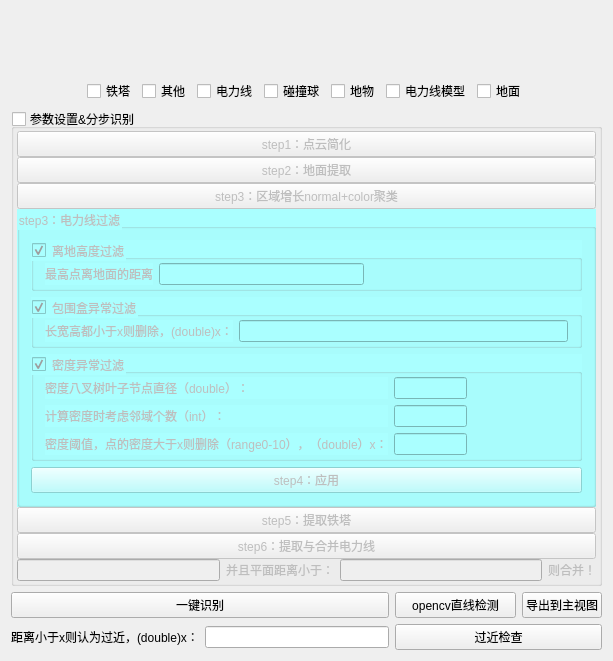
<?xml version="1.0" encoding="UTF-8"?>
<ui version="4.0">
 <class>QPowerLineClassification</class>
 <widget class="QSubDialogBase" name="QPowerLineClassification">
  <property name="geometry">
   <rect>
    <x>0</x>
    <y>0</y>
    <width>613</width>
    <height>661</height>
   </rect>
  </property>
  <property name="windowTitle">
   <string>电力线识别</string>
  </property>
  <layout class="QGridLayout" name="gridLayout" rowstretch="1,0,0,0,0,0" columnstretch="0,0,0,0,0,0,0,0,0" columnminimumwidth="0,0,0,0,0,0,0,0,0">
   <item row="4" column="6" colspan="2">
    <widget class="QPushButton" name="pushButton_10">
     <property name="sizePolicy">
      <sizepolicy hsizetype="Minimum" vsizetype="Maximum">
       <horstretch>0</horstretch>
       <verstretch>0</verstretch>
      </sizepolicy>
     </property>
     <property name="text">
      <string>opencv直线检测</string>
     </property>
     <property name="default">
      <bool>false</bool>
     </property>
     <property name="flat">
      <bool>false</bool>
     </property>
    </widget>
   </item>
   <item row="5" column="6" colspan="3">
    <widget class="QPushButton" name="pushButton_8">
     <property name="sizePolicy">
      <sizepolicy hsizetype="Minimum" vsizetype="Maximum">
       <horstretch>0</horstretch>
       <verstretch>0</verstretch>
      </sizepolicy>
     </property>
     <property name="text">
      <string>过近检查</string>
     </property>
     <property name="default">
      <bool>false</bool>
     </property>
     <property name="flat">
      <bool>false</bool>
     </property>
    </widget>
   </item>
   <item row="4" column="0" colspan="6">
    <widget class="QPushButton" name="pushButton">
     <property name="sizePolicy">
      <sizepolicy hsizetype="Minimum" vsizetype="Maximum">
       <horstretch>0</horstretch>
       <verstretch>0</verstretch>
      </sizepolicy>
     </property>
     <property name="text">
      <string>一键识别</string>
     </property>
     <property name="default">
      <bool>false</bool>
     </property>
     <property name="flat">
      <bool>false</bool>
     </property>
    </widget>
   </item>
   <item row="4" column="8">
    <widget class="QPushButton" name="pushButton_5">
     <property name="sizePolicy">
      <sizepolicy hsizetype="Minimum" vsizetype="Maximum">
       <horstretch>0</horstretch>
       <verstretch>0</verstretch>
      </sizepolicy>
     </property>
     <property name="text">
      <string>导出到主视图</string>
     </property>
     <property name="default">
      <bool>false</bool>
     </property>
     <property name="flat">
      <bool>false</bool>
     </property>
    </widget>
   </item>
   <item row="5" column="0" colspan="3">
    <widget class="QLabel" name="label">
     <property name="text">
      <string>距离小于x则认为过近，(double)x：</string>
     </property>
    </widget>
   </item>
   <item row="5" column="3" colspan="3">
    <widget class="QLineEdit" name="lineEdit_7"/>
   </item>
   <item row="3" column="0" colspan="9">
    <widget class="QGroupBox" name="groupBox_5">
     <property name="sizePolicy">
      <sizepolicy hsizetype="Preferred" vsizetype="Preferred">
       <horstretch>0</horstretch>
       <verstretch>0</verstretch>
      </sizepolicy>
     </property>
     <property name="title">
      <string>参数设置&amp;&amp;分步识别</string>
     </property>
     <property name="flat">
      <bool>false</bool>
     </property>
     <property name="checkable">
      <bool>true</bool>
     </property>
     <property name="checked">
      <bool>false</bool>
     </property>
     <layout class="QGridLayout" name="gridLayout_5">
      <property name="leftMargin">
       <number>3</number>
      </property>
      <property name="topMargin">
       <number>2</number>
      </property>
      <property name="rightMargin">
       <number>3</number>
      </property>
      <property name="bottomMargin">
       <number>2</number>
      </property>
      <property name="spacing">
       <number>0</number>
      </property>
      <item row="3" column="0">
       <widget class="QGroupBox" name="groupBox_4">
        <property name="sizePolicy">
         <sizepolicy hsizetype="Preferred" vsizetype="Maximum">
          <horstretch>0</horstretch>
          <verstretch>0</verstretch>
         </sizepolicy>
        </property>
        <property name="styleSheet">
         <string notr="true">background-color: rgb(170, 255, 255);
border-color: rgb(0, 0, 127);</string>
        </property>
        <property name="title">
         <string>step3：电力线过滤</string>
        </property>
        <layout class="QGridLayout" name="gridLayout_7">
         <item row="4" column="0">
          <widget class="QPushButton" name="pushButton_4">
           <property name="text">
            <string>step4：应用</string>
           </property>
          </widget>
         </item>
         <item row="2" column="0">
          <widget class="QGroupBox" name="groupBox_2">
           <property name="sizePolicy">
            <sizepolicy hsizetype="Preferred" vsizetype="Preferred">
             <horstretch>0</horstretch>
             <verstretch>0</verstretch>
            </sizepolicy>
           </property>
           <property name="title">
            <string>包围盒异常过滤</string>
           </property>
           <property name="flat">
            <bool>false</bool>
           </property>
           <property name="checkable">
            <bool>true</bool>
           </property>
           <layout class="QGridLayout" name="gridLayout_3">
            <property name="sizeConstraint">
             <enum>QLayout::SetDefaultConstraint</enum>
            </property>
            <property name="topMargin">
             <number>3</number>
            </property>
            <property name="bottomMargin">
             <number>3</number>
            </property>
            <property name="verticalSpacing">
             <number>6</number>
            </property>
            <item row="0" column="0">
             <widget class="QLabel" name="label_11">
              <property name="text">
               <string>长宽高都小于x则删除，(double)x：</string>
              </property>
             </widget>
            </item>
            <item row="0" column="1">
             <widget class="QLineEdit" name="lineEdit_9"/>
            </item>
           </layout>
           <zorder>lineEdit_9</zorder>
           <zorder>label_11</zorder>
          </widget>
         </item>
         <item row="1" column="0">
          <widget class="QGroupBox" name="groupBox">
           <property name="sizePolicy">
            <sizepolicy hsizetype="Preferred" vsizetype="Preferred">
             <horstretch>0</horstretch>
             <verstretch>0</verstretch>
            </sizepolicy>
           </property>
           <property name="title">
            <string>离地高度过滤</string>
           </property>
           <property name="flat">
            <bool>false</bool>
           </property>
           <property name="checkable">
            <bool>true</bool>
           </property>
           <property name="checked">
            <bool>true</bool>
           </property>
           <layout class="QGridLayout" name="gridLayout_2">
            <property name="sizeConstraint">
             <enum>QLayout::SetDefaultConstraint</enum>
            </property>
            <property name="topMargin">
             <number>3</number>
            </property>
            <property name="bottomMargin">
             <number>3</number>
            </property>
            <property name="verticalSpacing">
             <number>6</number>
            </property>
            <item row="0" column="1">
             <widget class="QLineEdit" name="lineEdit_2"/>
            </item>
            <item row="0" column="2">
             <spacer name="horizontalSpacer_5">
              <property name="orientation">
               <enum>Qt::Horizontal</enum>
              </property>
              <property name="sizeHint" stdset="0">
               <size>
                <width>79</width>
                <height>20</height>
               </size>
              </property>
             </spacer>
            </item>
            <item row="0" column="0">
             <widget class="QLabel" name="label_3">
              <property name="text">
               <string>最高点离地面的距离&lt;x则删除，（double）x：</string>
              </property>
             </widget>
            </item>
           </layout>
          </widget>
         </item>
         <item row="3" column="0">
          <widget class="QGroupBox" name="groupBox_3">
           <property name="sizePolicy">
            <sizepolicy hsizetype="Preferred" vsizetype="Preferred">
             <horstretch>0</horstretch>
             <verstretch>0</verstretch>
            </sizepolicy>
           </property>
           <property name="title">
            <string>密度异常过滤</string>
           </property>
           <property name="flat">
            <bool>false</bool>
           </property>
           <property name="checkable">
            <bool>true</bool>
           </property>
           <layout class="QGridLayout" name="gridLayout_4">
            <property name="sizeConstraint">
             <enum>QLayout::SetDefaultConstraint</enum>
            </property>
            <property name="topMargin">
             <number>3</number>
            </property>
            <property name="bottomMargin">
             <number>3</number>
            </property>
            <property name="verticalSpacing">
             <number>6</number>
            </property>
            <item row="2" column="0">
             <widget class="QLabel" name="label_4">
              <property name="text">
               <string>密度阈值，点的密度大于x则删除（range0-10），（double）x：</string>
              </property>
             </widget>
            </item>
            <item row="2" column="1">
             <widget class="QLineEdit" name="lineEdit"/>
            </item>
            <item row="2" column="2">
             <spacer name="horizontalSpacer_4">
              <property name="orientation">
               <enum>Qt::Horizontal</enum>
              </property>
              <property name="sizeHint" stdset="0">
               <size>
                <width>136</width>
                <height>20</height>
               </size>
              </property>
             </spacer>
            </item>
            <item row="1" column="2">
             <spacer name="horizontalSpacer_8">
              <property name="orientation">
               <enum>Qt::Horizontal</enum>
              </property>
              <property name="sizeHint" stdset="0">
               <size>
                <width>136</width>
                <height>20</height>
               </size>
              </property>
             </spacer>
            </item>
            <item row="1" column="1">
             <widget class="QLineEdit" name="lineEdit_10"/>
            </item>
            <item row="1" column="0">
             <widget class="QLabel" name="label_12">
              <property name="text">
               <string>计算密度时考虑邻域个数（int）：</string>
              </property>
             </widget>
            </item>
            <item row="0" column="0">
             <widget class="QLabel" name="label_13">
              <property name="text">
               <string>密度八叉树叶子节点直径（double）：</string>
              </property>
             </widget>
            </item>
            <item row="0" column="1">
             <widget class="QLineEdit" name="lineEdit_11"/>
            </item>
            <item row="0" column="2">
             <spacer name="horizontalSpacer_9">
              <property name="orientation">
               <enum>Qt::Horizontal</enum>
              </property>
              <property name="sizeHint" stdset="0">
               <size>
                <width>136</width>
                <height>20</height>
               </size>
              </property>
             </spacer>
            </item>
           </layout>
          </widget>
         </item>
        </layout>
       </widget>
      </item>
      <item row="6" column="0">
       <layout class="QHBoxLayout" name="horizontalLayout">
        <item>
         <widget class="QLineEdit" name="lineEdit_6"/>
        </item>
        <item>
         <widget class="QLabel" name="label_2">
          <property name="text">
           <string>并且平面距离小于：</string>
          </property>
         </widget>
        </item>
        <item>
         <widget class="QLineEdit" name="lineEdit_5"/>
        </item>
        <item>
         <widget class="QLabel" name="label_7">
          <property name="text">
           <string>则合并！</string>
          </property>
         </widget>
        </item>
       </layout>
      </item>
      <item row="0" column="0">
       <widget class="QPushButton" name="pushButton_9">
        <property name="sizePolicy">
         <sizepolicy hsizetype="Minimum" vsizetype="Maximum">
          <horstretch>0</horstretch>
          <verstretch>0</verstretch>
         </sizepolicy>
        </property>
        <property name="text">
         <string>step1：点云简化</string>
        </property>
       </widget>
      </item>
      <item row="2" column="0">
       <widget class="QPushButton" name="pushButton_3">
        <property name="sizePolicy">
         <sizepolicy hsizetype="Minimum" vsizetype="Maximum">
          <horstretch>0</horstretch>
          <verstretch>0</verstretch>
         </sizepolicy>
        </property>
        <property name="text">
         <string>step3：区域增长normal+color聚类</string>
        </property>
       </widget>
      </item>
      <item row="1" column="0">
       <widget class="QPushButton" name="pushButton_2">
        <property name="sizePolicy">
         <sizepolicy hsizetype="Minimum" vsizetype="Maximum">
          <horstretch>0</horstretch>
          <verstretch>0</verstretch>
         </sizepolicy>
        </property>
        <property name="text">
         <string>step2：地面提取</string>
        </property>
       </widget>
      </item>
      <item row="5" column="0">
       <widget class="QPushButton" name="pushButton_7">
        <property name="text">
         <string>step6：提取与合并电力线</string>
        </property>
       </widget>
      </item>
      <item row="4" column="0">
       <widget class="QPushButton" name="pushButton_6">
        <property name="text">
         <string>step5：提取铁塔</string>
        </property>
       </widget>
      </item>
     </layout>
    </widget>
   </item>
   <item row="0" column="0" colspan="9">
    <widget class="QRendView" name="widget" native="true"/>
   </item>
   <item row="1" column="0" colspan="9">
    <layout class="QHBoxLayout" name="horizontalLayout_4">
     <item>
      <spacer name="horizontalSpacer">
       <property name="orientation">
        <enum>Qt::Horizontal</enum>
       </property>
       <property name="sizeHint" stdset="0">
        <size>
         <width>40</width>
         <height>20</height>
        </size>
       </property>
      </spacer>
     </item>
     <item>
      <widget class="QCheckBox" name="checkBox_3">
       <property name="text">
        <string>铁塔</string>
       </property>
      </widget>
     </item>
     <item>
      <widget class="QCheckBox" name="checkBox_5">
       <property name="text">
        <string>其他</string>
       </property>
      </widget>
     </item>
     <item>
      <widget class="QCheckBox" name="checkBox_4">
       <property name="text">
        <string>电力线</string>
       </property>
      </widget>
     </item>
     <item>
      <widget class="QCheckBox" name="checkBox_6">
       <property name="text">
        <string>碰撞球</string>
       </property>
      </widget>
     </item>
     <item>
      <widget class="QCheckBox" name="checkBox_2">
       <property name="text">
        <string>地物</string>
       </property>
      </widget>
     </item>
     <item>
      <widget class="QCheckBox" name="checkBox_7">
       <property name="text">
        <string>电力线模型</string>
       </property>
      </widget>
     </item>
     <item>
      <widget class="QCheckBox" name="checkBox">
       <property name="text">
        <string>地面</string>
       </property>
      </widget>
     </item>
     <item>
      <spacer name="horizontalSpacer_2">
       <property name="orientation">
        <enum>Qt::Horizontal</enum>
       </property>
       <property name="sizeHint" stdset="0">
        <size>
         <width>40</width>
         <height>20</height>
        </size>
       </property>
      </spacer>
     </item>
    </layout>
   </item>
  </layout>
 </widget>
 <layoutdefault spacing="6" margin="11"/>
 <customwidgets>
  <customwidget>
   <class>QRendView</class>
   <extends>QWidget</extends>
   <header>QRendView.h</header>
   <container>1</container>
  </customwidget>
  <customwidget>
   <class>QSubDialogBase</class>
   <extends>QWidget</extends>
   <header>qsubdialogbase.h</header>
   <container>1</container>
  </customwidget>
 </customwidgets>
 <resources/>
 <connections>
  <connection>
   <sender>checkBox_2</sender>
   <signal>clicked(bool)</signal>
   <receiver>QPowerLineClassification</receiver>
   <slot>ShowSelectClass(bool)</slot>
   <hints>
    <hint type="sourcelabel">
     <x>376</x>
     <y>184</y>
    </hint>
    <hint type="destinationlabel">
     <x>185</x>
     <y>604</y>
    </hint>
   </hints>
  </connection>
  <connection>
   <sender>checkBox_5</sender>
   <signal>clicked(bool)</signal>
   <receiver>QPowerLineClassification</receiver>
   <slot>ShowSelectClass(bool)</slot>
   <hints>
    <hint type="sourcelabel">
     <x>193</x>
     <y>184</y>
    </hint>
    <hint type="destinationlabel">
     <x>568</x>
     <y>604</y>
    </hint>
   </hints>
  </connection>
  <connection>
   <sender>checkBox_4</sender>
   <signal>clicked(bool)</signal>
   <receiver>QPowerLineClassification</receiver>
   <slot>ShowSelectClass(bool)</slot>
   <hints>
    <hint type="sourcelabel">
     <x>258</x>
     <y>184</y>
    </hint>
    <hint type="destinationlabel">
     <x>457</x>
     <y>604</y>
    </hint>
   </hints>
  </connection>
  <connection>
   <sender>checkBox_7</sender>
   <signal>clicked(bool)</signal>
   <receiver>QPowerLineClassification</receiver>
   <slot>ShowSelectClass(bool)</slot>
   <hints>
    <hint type="sourcelabel">
     <x>465</x>
     <y>184</y>
    </hint>
    <hint type="destinationlabel">
     <x>420</x>
     <y>647</y>
    </hint>
   </hints>
  </connection>
  <connection>
   <sender>checkBox_3</sender>
   <signal>clicked(bool)</signal>
   <receiver>QPowerLineClassification</receiver>
   <slot>ShowSelectClass(bool)</slot>
   <hints>
    <hint type="sourcelabel">
     <x>140</x>
     <y>184</y>
    </hint>
    <hint type="destinationlabel">
     <x>353</x>
     <y>604</y>
    </hint>
   </hints>
  </connection>
  <connection>
   <sender>checkBox</sender>
   <signal>clicked(bool)</signal>
   <receiver>QPowerLineClassification</receiver>
   <slot>ShowSelectClass(bool)</slot>
   <hints>
    <hint type="sourcelabel">
     <x>518</x>
     <y>184</y>
    </hint>
    <hint type="destinationlabel">
     <x>51</x>
     <y>604</y>
    </hint>
   </hints>
  </connection>
  <connection>
   <sender>checkBox_6</sender>
   <signal>clicked(bool)</signal>
   <receiver>QPowerLineClassification</receiver>
   <slot>ShowSelectClass(bool)</slot>
   <hints>
    <hint type="sourcelabel">
     <x>323</x>
     <y>184</y>
    </hint>
    <hint type="destinationlabel">
     <x>597</x>
     <y>604</y>
    </hint>
   </hints>
  </connection>
  <connection>
   <sender>pushButton_3</sender>
   <signal>clicked()</signal>
   <receiver>QPowerLineClassification</receiver>
   <slot>QuyuzengzhangNormalAndColor()</slot>
   <hints>
    <hint type="sourcelabel">
     <x>491</x>
     <y>277</y>
    </hint>
    <hint type="destinationlabel">
     <x>612</x>
     <y>191</y>
    </hint>
   </hints>
  </connection>
  <connection>
   <sender>pushButton_4</sender>
   <signal>clicked()</signal>
   <receiver>QPowerLineClassification</receiver>
   <slot>GroundObjectFilter()</slot>
   <hints>
    <hint type="sourcelabel">
     <x>221</x>
     <y>512</y>
    </hint>
    <hint type="destinationlabel">
     <x>612</x>
     <y>545</y>
    </hint>
   </hints>
  </connection>
  <connection>
   <sender>pushButton_9</sender>
   <signal>clicked()</signal>
   <receiver>QPowerLineClassification</receiver>
   <slot>Simplify()</slot>
   <hints>
    <hint type="sourcelabel">
     <x>407</x>
     <y>231</y>
    </hint>
    <hint type="destinationlabel">
     <x>612</x>
     <y>181</y>
    </hint>
   </hints>
  </connection>
  <connection>
   <sender>pushButton_7</sender>
   <signal>clicked()</signal>
   <receiver>QPowerLineClassification</receiver>
   <slot>ExtractPowerLine()</slot>
   <hints>
    <hint type="sourcelabel">
     <x>599</x>
     <y>568</y>
    </hint>
    <hint type="destinationlabel">
     <x>612</x>
     <y>568</y>
    </hint>
   </hints>
  </connection>
  <connection>
   <sender>pushButton_2</sender>
   <signal>clicked()</signal>
   <receiver>QPowerLineClassification</receiver>
   <slot>ExtractGround()</slot>
   <hints>
    <hint type="sourcelabel">
     <x>434</x>
     <y>254</y>
    </hint>
    <hint type="destinationlabel">
     <x>612</x>
     <y>169</y>
    </hint>
   </hints>
  </connection>
  <connection>
   <sender>pushButton_6</sender>
   <signal>clicked()</signal>
   <receiver>QPowerLineClassification</receiver>
   <slot>ExtractTower()</slot>
   <hints>
    <hint type="sourcelabel">
     <x>599</x>
     <y>545</y>
    </hint>
    <hint type="destinationlabel">
     <x>612</x>
     <y>521</y>
    </hint>
   </hints>
  </connection>
  <connection>
   <sender>groupBox_5</sender>
   <signal>clicked(bool)</signal>
   <receiver>QPowerLineClassification</receiver>
   <slot>OnGroupBoxCheck(bool)</slot>
   <hints>
    <hint type="sourcelabel">
     <x>341</x>
     <y>401</y>
    </hint>
    <hint type="destinationlabel">
     <x>612</x>
     <y>381</y>
    </hint>
   </hints>
  </connection>
  <connection>
   <sender>pushButton</sender>
   <signal>clicked()</signal>
   <receiver>QPowerLineClassification</receiver>
   <slot>OnApply()</slot>
   <hints>
    <hint type="sourcelabel">
     <x>165</x>
     <y>622</y>
    </hint>
    <hint type="destinationlabel">
     <x>605</x>
     <y>274</y>
    </hint>
   </hints>
  </connection>
  <connection>
   <sender>pushButton_5</sender>
   <signal>clicked()</signal>
   <receiver>QPowerLineClassification</receiver>
   <slot>UpdateMainView()</slot>
   <hints>
    <hint type="sourcelabel">
     <x>603</x>
     <y>622</y>
    </hint>
    <hint type="destinationlabel">
     <x>612</x>
     <y>574</y>
    </hint>
   </hints>
  </connection>
  <connection>
   <sender>pushButton_8</sender>
   <signal>clicked()</signal>
   <receiver>QPowerLineClassification</receiver>
   <slot>TooNearCheck()</slot>
   <hints>
    <hint type="sourcelabel">
     <x>603</x>
     <y>651</y>
    </hint>
    <hint type="destinationlabel">
     <x>375</x>
     <y>604</y>
    </hint>
   </hints>
  </connection>
  <connection>
   <sender>pushButton_10</sender>
   <signal>clicked()</signal>
   <receiver>QPowerLineClassification</receiver>
   <slot>UseOpencvFineLine()</slot>
   <hints>
    <hint type="sourcelabel">
     <x>500</x>
     <y>618</y>
    </hint>
    <hint type="destinationlabel">
     <x>709</x>
     <y>621</y>
    </hint>
   </hints>
  </connection>
 </connections>
 <slots>
  <slot>OnApply()</slot>
  <slot>OnGroupBoxCheck(bool)</slot>
  <slot>UpdateMainView()</slot>
  <slot>ExtractTower()</slot>
  <slot>ExtractPowerLine()</slot>
  <slot>GroundObjectFilter()</slot>
  <slot>TooNearCheck()</slot>
  <slot>ShowSelectClass(bool)</slot>
  <slot>ExtractGround()</slot>
  <slot>QuyuzengzhangNormalAndColor()</slot>
  <slot>ExportCurView()</slot>
  <slot>Simplify()</slot>
  <slot>UseOpencvFineLine()</slot>
 </slots>
</ui>
